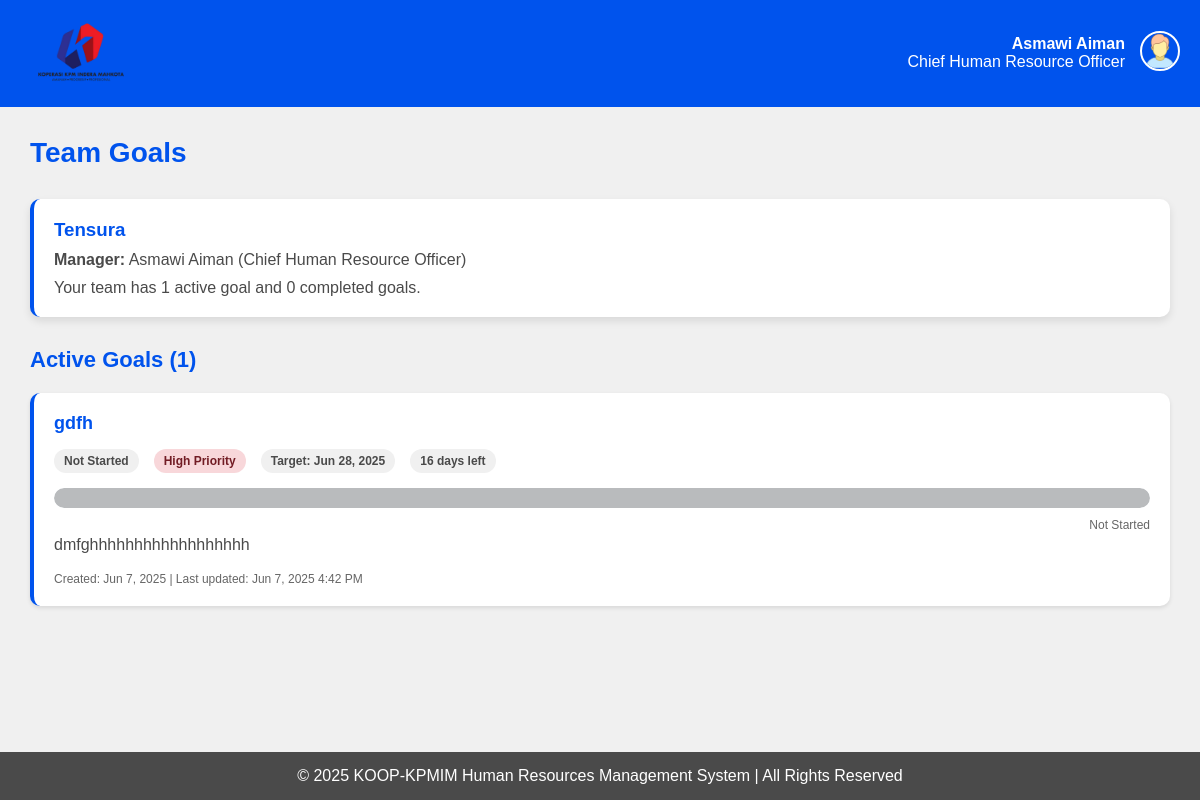
The page /staff/view-goals/ (signed in) on the database its author committed.
### HRMS/models.py (models this page shows, shortened)
class STAFF(models.Model):
    id = models.TextField(primary_key=True, max_length=12)
    name = models.TextField(default='')
    position = models.TextField(default='')
    phone = models.TextField(default='')
    email = models.EmailField(default='')
    password = models.TextField(default='')
    STATUS = [
        ('',''),
        ('Married','married'),
        ('Single','single'),
    ]
    status = models.TextField(choices=STATUS, default='')
    GENDER = [
        ('',''),
        ('Male', 'male'),
        ('Female', 'female'),
    ]
    gender = models.TextField(choices=GENDER, default='')
    date_of_birth = models.DateField()
    bank_number = models.TextField(default='')
    emergency_contact = models.TextField(default='')

class TEAM(models.Model):
    id = models.AutoField(primary_key=True)
    name = models.TextField(default='')
    managerid = models.ForeignKey('MANAGER', on_delete=models.CASCADE)

class MANAGER(models.Model):
    id = models.TextField(primary_key=True)
    password = models.TextField(default='')
    staffid = models.ForeignKey(STAFF, on_delete=models.CASCADE)

class TEAM_GOALS(models.Model):
    id = models.AutoField(primary_key=True)
    title = models.TextField(max_length=200)
    description = models.TextField()
    target_date = models.DateField()
    created_date = models.DateField(auto_now_add=True)
    STATUS_CHOICES = [
        ('Not Started', 'not_started'),
        ('In Progress', 'in_progress'),
        ('Completed', 'completed'),
        ('On Hold', 'on_hold'),
    ]
    status = models.TextField(choices=STATUS_CHOICES, default='Not Started')
    PRIORITY_CHOICES = [
        ('Low', 'low'),
        ('Medium', 'medium'),
        ('High', 'high'),
        ('Critical', 'critical'),
    ]
    priority = models.TextField(choices=PRIORITY_CHOICES, default='Medium')
    progress_percentage = models.IntegerField(default=0)  # 0-100
    notes = models.TextField(blank=True, default='')
    team = models.ForeignKey(TEAM, on_delete=models.CASCADE, related_name='team_goals')
    created_by = models.ForeignKey(MANAGER, on_delete=models.CASCADE)
    last_updated = models.DateTimeField(auto_now=True)
    @property
    def is_overdue(self):
        malaysia_tz = pytz.timezone('Asia/Kuala_Lumpur')
        today_malaysia = timezone.now().astimezone(malaysia_tz).date()
        return self.target_date < today_malaysia and self.status != 'Completed'
    @property
    def days_remaining(self):
        malaysia_tz = pytz.timezone('Asia/Kuala_Lumpur')
        today_malaysia = timezone.now().astimezone(malaysia_tz).date()
        delta = self.target_date - today_malaysia
        return delta.days
    class Meta:
        ordering = ['-created_date']
        verbose_name = 'Team Goal'
        verbose_name_plural = 'Team Goals'

### HRMS/views.py (the view)
# urls.py: path('staff/view-goals/', views.staff_view_goals, name='staff_view_goals'),
def staff_view_goals(request):
    if not request.session.get('user_type') == 'staff':
        request.session.flush()
        messages.error(request, "You do not have permission to view this page. Please login again")
        return redirect('login')
    try:
        staff_id = request.session.get('user_id')
        staff = STAFF.objects.get(id=staff_id)
        try:
            team_membership = TEAM_MEMBERSHIP.objects.get(staff=staff)
            team = team_membership.team
            goals = TEAM_GOALS.objects.filter(team=team).order_by('target_date', '-priority')
            active_goals = goals.exclude(status='Completed')
            completed_goals = goals.filter(status='Completed')
        except TEAM_MEMBERSHIP.DoesNotExist:
            team = None
            goals = None
            active_goals = None
            completed_goals = None
        context = {
            'staff': staff,
            'team': team,
            'goals': goals,
            'active_goals': active_goals,
            'completed_goals': completed_goals,
        }
        return render(request, 'staff/view_goals.html', context)
    except STAFF.DoesNotExist:
        messages.error(request, "Staff profile not found. Please login again.")
        return redirect('login')
    except Exception as e:
        messages.error(request, f"An error occurred: {str(e)}")
        return redirect('staffmenu')

### HRMS/templates/staff/view_goals.html (shortened to what this page needs)
{% load static %}
<!DOCTYPE html>
<html lang="en">
<head>
</head>
<body>
    <header>
        <a href="{% url 'staffmenu' %}">
            <img src="{% static 'img/logo.png' %}" alt="KOOP-KPMIM Logo" class="logo">
        </a>
        <div class="header-right">
            <div class="user-info">
                <div><strong>{{ staff.name }}</strong></div>
                <div>{{ staff.position }}</div>
            </div>
            <div class="user-dropdown">
                <img src="{% static 'img/user.png' %}" alt="User Profile" class="user-image" onclick="toggleDropdown()">
            </div>
        </div>
    </header>
    <main>
        <h1>Team Goals</h1>
        {% if team %}
            <div class="team-info">
                <h3 style="color: var(--secondary-color); margin-bottom: 10px;">{{ team.name }}</h3>
                <p><strong>Manager:</strong> {{ team.managerid.staffid.name }} ({{ team.managerid.staffid.position }})</p>
                {% if goals %}
                    <p style="margin-top: 10px;">Your team has {{ active_goals.count }} active goal{{ active_goals.count|pluralize }} and {{ completed_goals.count }} completed goal{{ completed_goals.count|pluralize }}.</p>
                {% else %}
                    <p style="margin-top: 10px;">No goals have been set for your team yet.</p>
                {% endif %}
            </div>
            {% if active_goals %}
                <div class="section-header">
                    <h2 class="section-title">Active Goals ({{ active_goals.count }})</h2>
                </div>
                {% for goal in active_goals %}
                <div class="goal-card {% if goal.is_overdue %}overdue{% endif %}">
                    <h3 class="goal-title">{{ goal.title }}</h3>
                    <div class="goal-meta">
                        <span class="meta-item status-{{ goal.status|lower|cut:' ' }}">{{ goal.status }}</span>
                        <span class="meta-item priority-{{ goal.priority|lower }}">{{ goal.priority }} Priority</span>
                        <span class="meta-item">Target: {{ goal.target_date|date:"M j, Y" }}</span>
                        {% if goal.is_overdue %}
                            <span class="meta-item priority-critical">Overdue</span>
                        {% else %}
                            {% if goal.days_remaining > 0 %}
                                <span class="meta-item">{{ goal.days_remaining }} days left</span>
                            {% elif goal.days_remaining == 0 %}
                                <span class="meta-item priority-high">Due Today</span>
                            {% endif %}
                        {% endif %}
                    </div>
                    <div class="progress-bar">
                        {% if goal.progress_percentage == 0 %}
                            <div class="progress-fill no-progress"></div>
                        {% else %}
                            <div class="progress-fill has-progress" style="width: {{ goal.progress_percentage }}%"></div>
                        {% endif %}
                    </div>
                    <div style="text-align: right; font-size: 12px; color: #666; margin-top: 5px;">
                        {% if goal.progress_percentage == 0 %}
                            Not Started
                        {% else %}
                            {{ goal.progress_percentage }}% Complete
                        {% endif %}
                    </div>
                    <div class="goal-description">
                        {{ goal.description|linebreaksbr }}
                    </div>
                    <div style="font-size: 12px; color: #666; margin-top: 15px;">
                        Created: {{ goal.created_date|date:"M j, Y" }} | Last updated: {{ goal.last_updated|date:"M j, Y g:i A" }}
                    </div>
                </div>
                {% endfor %}
            {% endif %}
        {% else %}
            <div class="no-team">
                <h3>Not Assigned to a Team</h3>
                <p>You are not currently assigned to any team. Please contact your manager to be assigned to a team to view team goals.</p>
            </div>
        {% endif %}
    </main>
    <footer>
        <p>&copy; 2025 KOOP-KPMIM Human Resources Management System | All Rights Reserved</p>
    </footer>
</body>
</html>

### HRMS/templates/staff/view_goals.html (style rules this page uses)
:root { --primary-color: #F0F0F0; --secondary-color: #0053ED; --accent-color: #E90000; --text-color: #4A4A4A; }
* { margin: 0; padding: 0; box-sizing: border-box; font-family: Arial, sans-serif; }
body { background-color: var(--primary-color); color: var(--text-color); min-height: 100vh; display: flex; flex-direction: column; }
header { background-color: var(--secondary-color); color: white; padding: 20px; display: flex; justify-content: space-between; align-items: center; }
.logo { width: 120px; height: auto; }
.header-right { display: flex; align-items: center; }
.user-info { margin-right: 15px; text-align: right; }
.user-dropdown { position: relative; display: inline-block; }
.user-image { width: 40px; height: 40px; border-radius: 50%; cursor: pointer; border: 2px solid white; }
main { flex: 1; padding: 30px; max-width: 1200px; margin: 0 auto; width: 100%; }
h1 { color: var(--secondary-color); margin-bottom: 30px; font-size: 28px; }
.team-info { background: white; border-radius: 10px; box-shadow: 0 4px 8px rgba(0, 0, 0, 0.1); padding: 20px; margin-bottom: 30px; border-left: 4px solid var(--secondary-color); }
.section-header { display: flex; justify-content: space-between; align-items: center; margin-bottom: 20px; }
.section-title { color: var(--secondary-color); font-size: 22px; margin: 0; }
.goal-card { background: white; border-radius: 10px; box-shadow: 0 2px 4px rgba(0, 0, 0, 0.1); padding: 20px; margin-bottom: 20px; border-left: 4px solid var(--secondary-color); }
.goal-title { color: var(--secondary-color); font-size: 18px; font-weight: bold; margin: 0 0 15px 0; }
.goal-meta { display: flex; gap: 15px; margin-bottom: 15px; flex-wrap: wrap; }
.meta-item { background: var(--primary-color); padding: 5px 10px; border-radius: 15px; font-size: 12px; font-weight: bold; }
.priority-high { background: #f8d7da; color: #721c24; }
.progress-bar { background: #e9ecef; border-radius: 10px; height: 20px; margin: 10px 0; overflow: hidden; position: relative; width: 100%; display: block; }
.progress-fill { height: 100%; transition: all 0.3s ease; border-radius: 10px; display: block; min-width: 2px; }
.progress-fill.no-progress { background: var(--text-color); width: 100% !important; opacity: 0.3; animation: pulse 2s infinite; }
.goal-description { line-height: 1.6; margin-bottom: 15px; }
footer { background-color: var(--text-color); color: white; text-align: center; padding: 15px; margin-top: auto; }

### rows shown on the page
STAFF: name "Asmawi Aiman", position "Chief Human Resource Officer"
TEAM: name "Tensura", managerid.staffid.name "Asmawi Aiman", managerid.staffid.position "Chief Human Resource Officer"
TEAM_GOALS: title "gdfh", status "Not Started", priority "High", target_date "Jun 28, 2025", days_remaining "16", progress_percentage 0 (drawn), description "dmfghhhhhhhhhhhhhhhhhh", created_date "Jun 7, 2025", last_updated "Jun 7, 2025 4:42 PM"

### other values the page prints
{{ active_goals.count }} "1"
{{ completed_goals.count }} "0"
